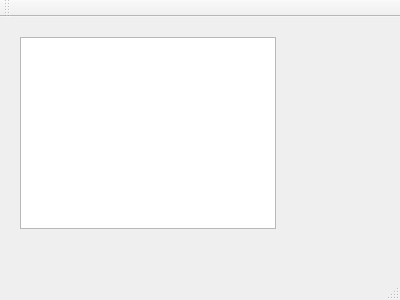
<?xml version="1.0" encoding="UTF-8"?>
<ui version="4.0">
 <class>StatisticsGUI</class>
 <widget class="QMainWindow" name="StatisticsGUI">
  <property name="geometry">
   <rect>
    <x>0</x>
    <y>0</y>
    <width>400</width>
    <height>300</height>
   </rect>
  </property>
  <property name="windowTitle">
   <string>StatisticsGUI</string>
  </property>
  <widget class="QWidget" name="centralWidget">
   <widget class="QListWidget" name="listWidget">
    <property name="geometry">
     <rect>
      <x>20</x>
      <y>20</y>
      <width>256</width>
      <height>192</height>
     </rect>
    </property>
   </widget>
  </widget>
  <widget class="QMenuBar" name="menuBar">
   <property name="geometry">
    <rect>
     <x>0</x>
     <y>0</y>
     <width>400</width>
     <height>21</height>
    </rect>
   </property>
  </widget>
  <widget class="QToolBar" name="mainToolBar">
   <attribute name="toolBarArea">
    <enum>TopToolBarArea</enum>
   </attribute>
   <attribute name="toolBarBreak">
    <bool>false</bool>
   </attribute>
  </widget>
  <widget class="QStatusBar" name="statusBar"/>
 </widget>
 <layoutdefault spacing="6" margin="11"/>
 <resources/>
 <connections/>
</ui>
